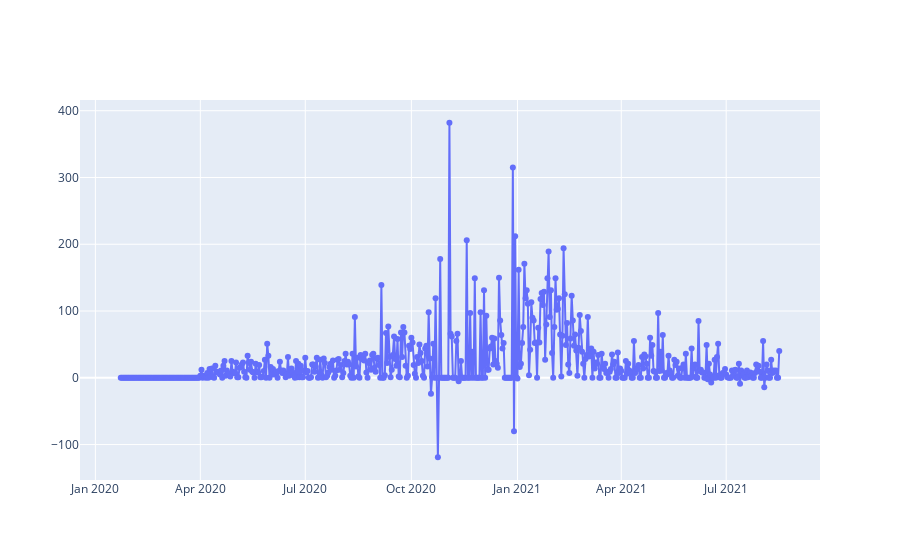

Here is the notebook cell this chart was saved with:
### Markdown cell above
## Plot Daily trends for new death cases per day of NC state (normalized)

### Code cell
figure2 = go.Figure()
figure2.add_trace(go.Scatter(x=nc_merged_pop_county.columns, y=nc_merged_pop_county.sum(),mode='lines+markers',name='NC State wide norm new cases'))
figure2.show()

### Figure 1 — Plotly figure (JSON) as saved in the notebook; plotly's stock layout.template omitted (floating-point values rounded to 4 significant figures; data arrays with more than 128 entries replaced by an {"elided": "..."} marker saying what was removed)
{"data": [{"mode": "lines+markers", "name": "NC State wide norm new cases", "type": "scatter", "x": {"elided": "572 str values"}, "y": {"elided": "572 int values"}}], "layout": {}}
